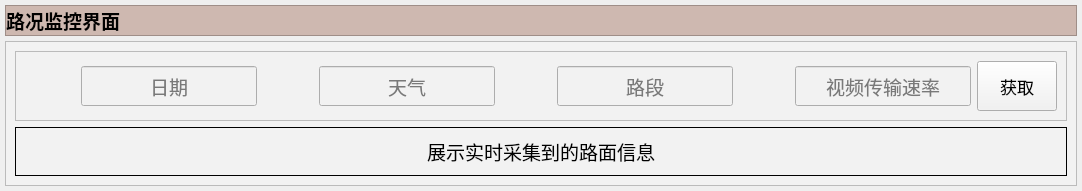
               <widget class="QWidget" name="page_RoadCondition">
                <layout class="QVBoxLayout" name="verticalLayout_8">
                 <property name="spacing">
                  <number>5</number>
                 </property>
                 <property name="leftMargin">
                  <number>5</number>
                 </property>
                 <property name="topMargin">
                  <number>5</number>
                 </property>
                 <property name="rightMargin">
                  <number>5</number>
                 </property>
                 <property name="bottomMargin">
                  <number>5</number>
                 </property>
                 <item>
                  <widget class="QFrame" name="frame_22">
                   <property name="sizePolicy">
                    <sizepolicy hsizetype="Preferred" vsizetype="Expanding">
                     <horstretch>0</horstretch>
                     <verstretch>1</verstretch>
                    </sizepolicy>
                   </property>
                   <property name="styleSheet">
                    <string notr="true">#frame_22{
	
	background-color: rgb(206, 184, 176);
}</string>
                   </property>
                   <property name="frameShape">
                    <enum>QFrame::StyledPanel</enum>
                   </property>
                   <property name="frameShadow">
                    <enum>QFrame::Raised</enum>
                   </property>
                   <layout class="QHBoxLayout" name="horizontalLayout_17">
                    <property name="spacing">
                     <number>0</number>
                    </property>
                    <property name="leftMargin">
                     <number>0</number>
                    </property>
                    <property name="topMargin">
                     <number>0</number>
                    </property>
                    <property name="rightMargin">
                     <number>0</number>
                    </property>
                    <property name="bottomMargin">
                     <number>0</number>
                    </property>
                    <item alignment="Qt::AlignLeft">
                     <widget class="QLabel" name="label_12">
                      <property name="sizePolicy">
                       <sizepolicy hsizetype="Expanding" vsizetype="Expanding">
                        <horstretch>0</horstretch>
                        <verstretch>0</verstretch>
                       </sizepolicy>
                      </property>
                      <property name="font">
                       <font>
                        <family>楷体</family>
                        <pointsize>14</pointsize>
                        <weight>75</weight>
                        <bold>true</bold>
                       </font>
                      </property>
                      <property name="text">
                       <string>路况监控界面</string>
                      </property>
                     </widget>
                    </item>
                   </layout>
                  </widget>
                 </item>
                 <item>
                  <widget class="QFrame" name="frame_23">
                   <property name="sizePolicy">
                    <sizepolicy hsizetype="Preferred" vsizetype="Expanding">
                     <horstretch>0</horstretch>
                     <verstretch>12</verstretch>
                    </sizepolicy>
                   </property>
                   <property name="styleSheet">
                    <string notr="true">background-color: rgb(242, 242, 242);</string>
                   </property>
                   <property name="frameShape">
                    <enum>QFrame::StyledPanel</enum>
                   </property>
                   <property name="frameShadow">
                    <enum>QFrame::Raised</enum>
                   </property>
                   <layout class="QVBoxLayout" name="verticalLayout_11">
                    <item>
                     <widget class="QFrame" name="frame_24">
                      <property name="sizePolicy">
                       <sizepolicy hsizetype="Preferred" vsizetype="Expanding">
                        <horstretch>0</horstretch>
                        <verstretch>1</verstretch>
                       </sizepolicy>
                      </property>
                      <property name="frameShape">
                       <enum>QFrame::StyledPanel</enum>
                      </property>
                      <property name="frameShadow">
                       <enum>QFrame::Raised</enum>
                      </property>
                      <layout class="QHBoxLayout" name="horizontalLayout_27">
                       <item>
                        <widget class="QLabel" name="label_24">
                         <property name="sizePolicy">
                          <sizepolicy hsizetype="Expanding" vsizetype="Expanding">
                           <horstretch>1</horstretch>
                           <verstretch>0</verstretch>
                          </sizepolicy>
                         </property>
                         <property name="minimumSize">
                          <size>
                           <width>50</width>
                           <height>50</height>
                          </size>
                         </property>
                         <property name="maximumSize">
                          <size>
                           <width>50</width>
                           <height>50</height>
                          </size>
                         </property>
                         <property name="styleSheet">
                          <string notr="true">border-image: url(:/image/ui_image/日期.png);</string>
                         </property>
                         <property name="text">
                          <string/>
                         </property>
                        </widget>
                       </item>
                       <item>
                        <widget class="QLineEdit" name="lineEdit_Date">
                         <property name="sizePolicy">
                          <sizepolicy hsizetype="Expanding" vsizetype="Fixed">
                           <horstretch>2</horstretch>
                           <verstretch>0</verstretch>
                          </sizepolicy>
                         </property>
                         <property name="minimumSize">
                          <size>
                           <width>0</width>
                           <height>40</height>
                          </size>
                         </property>
                         <property name="font">
                          <font>
                           <family>Times New Roman</family>
                           <pointsize>14</pointsize>
                          </font>
                         </property>
                         <property name="alignment">
                          <set>Qt::AlignCenter</set>
                         </property>
                         <property name="placeholderText">
                          <string>日期</string>
                         </property>
                        </widget>
                       </item>
                       <item>
                        <widget class="QLabel" name="label_26">
                         <property name="sizePolicy">
                          <sizepolicy hsizetype="Expanding" vsizetype="Expanding">
                           <horstretch>1</horstretch>
                           <verstretch>0</verstretch>
                          </sizepolicy>
                         </property>
                         <property name="minimumSize">
                          <size>
                           <width>50</width>
                           <height>50</height>
                          </size>
                         </property>
                         <property name="maximumSize">
                          <size>
                           <width>50</width>
                           <height>50</height>
                          </size>
                         </property>
                         <property name="styleSheet">
                          <string notr="true">border-image: url(:/image/ui_image/天气.png);</string>
                         </property>
                         <property name="text">
                          <string/>
                         </property>
                        </widget>
                       </item>
                       <item>
                        <widget class="QLineEdit" name="lineEdit_Weather">
                         <property name="sizePolicy">
                          <sizepolicy hsizetype="Expanding" vsizetype="Fixed">
                           <horstretch>2</horstretch>
                           <verstretch>0</verstretch>
                          </sizepolicy>
                         </property>
                         <property name="minimumSize">
                          <size>
                           <width>0</width>
                           <height>40</height>
                          </size>
                         </property>
                         <property name="font">
                          <font>
                           <family>Times New Roman</family>
                           <pointsize>14</pointsize>
                          </font>
                         </property>
                         <property name="alignment">
                          <set>Qt::AlignCenter</set>
                         </property>
                         <property name="placeholderText">
                          <string>天气</string>
                         </property>
                        </widget>
                       </item>
                       <item>
                        <widget class="QLabel" name="label_28">
                         <property name="sizePolicy">
                          <sizepolicy hsizetype="Expanding" vsizetype="Expanding">
                           <horstretch>1</horstretch>
                           <verstretch>0</verstretch>
                          </sizepolicy>
                         </property>
                         <property name="minimumSize">
                          <size>
                           <width>50</width>
                           <height>50</height>
                          </size>
                         </property>
                         <property name="maximumSize">
                          <size>
                           <width>50</width>
                           <height>50</height>
                          </size>
                         </property>
                         <property name="styleSheet">
                          <string notr="true">border-image: url(:/image/ui_image/路段.png);</string>
                         </property>
                         <property name="text">
                          <string/>
                         </property>
                        </widget>
                       </item>
                       <item>
                        <widget class="QLineEdit" name="lineEdit_RoadSegment">
                         <property name="sizePolicy">
                          <sizepolicy hsizetype="Expanding" vsizetype="Fixed">
                           <horstretch>2</horstretch>
                           <verstretch>0</verstretch>
                          </sizepolicy>
                         </property>
                         <property name="minimumSize">
                          <size>
                           <width>0</width>
                           <height>40</height>
                          </size>
                         </property>
                         <property name="font">
                          <font>
                           <family>Times New Roman</family>
                           <pointsize>14</pointsize>
                          </font>
                         </property>
                         <property name="alignment">
                          <set>Qt::AlignCenter</set>
                         </property>
                         <property name="placeholderText">
                          <string>路段</string>
                         </property>
                        </widget>
                       </item>
                       <item>
                        <widget class="QLabel" name="label_30">
                         <property name="sizePolicy">
                          <sizepolicy hsizetype="Expanding" vsizetype="Expanding">
                           <horstretch>1</horstretch>
                           <verstretch>0</verstretch>
                          </sizepolicy>
                         </property>
                         <property name="minimumSize">
                          <size>
                           <width>50</width>
                           <height>50</height>
                          </size>
                         </property>
                         <property name="maximumSize">
                          <size>
                           <width>50</width>
                           <height>50</height>
                          </size>
                         </property>
                         <property name="styleSheet">
                          <string notr="true">border-image: url(:/image/ui_image/传输.png);</string>
                         </property>
                         <property name="text">
                          <string/>
                         </property>
                        </widget>
                       </item>
                       <item>
                        <widget class="QLineEdit" name="lineEdit_VideoTransRates">
                         <property name="sizePolicy">
                          <sizepolicy hsizetype="Expanding" vsizetype="Fixed">
                           <horstretch>2</horstretch>
                           <verstretch>0</verstretch>
                          </sizepolicy>
                         </property>
                         <property name="minimumSize">
                          <size>
                           <width>0</width>
                           <height>40</height>
                          </size>
                         </property>
                         <property name="font">
                          <font>
                           <family>Times New Roman</family>
                           <pointsize>14</pointsize>
                          </font>
                         </property>
                         <property name="alignment">
                          <set>Qt::AlignCenter</set>
                         </property>
                         <property name="placeholderText">
                          <string>视频传输速率</string>
                         </property>
                        </widget>
                       </item>
                       <item>
                        <widget class="QPushButton" name="button_RoadVideoAcquire">
                         <property name="sizePolicy">
                          <sizepolicy hsizetype="Fixed" vsizetype="Fixed">
                           <horstretch>0</horstretch>
                           <verstretch>0</verstretch>
                          </sizepolicy>
                         </property>
                         <property name="minimumSize">
                          <size>
                           <width>60</width>
                           <height>50</height>
                          </size>
                         </property>
                         <property name="font">
                          <font>
                           <pointsize>13</pointsize>
                          </font>
                         </property>
                         <property name="text">
                          <string>获取</string>
                         </property>
                        </widget>
                       </item>
                      </layout>
                     </widget>
                    </item>
                    <item>
                     <widget class="QFrame" name="frame_30">
                      <property name="sizePolicy">
                       <sizepolicy hsizetype="Preferred" vsizetype="Expanding">
                        <horstretch>0</horstretch>
                        <verstretch>8</verstretch>
                       </sizepolicy>
                      </property>
                      <property name="styleSheet">
                       <string notr="true">#frame_30{
	border:1px solid rgb(0,0,0);
}</string>
                      </property>
                      <property name="frameShape">
                       <enum>QFrame::StyledPanel</enum>
                      </property>
                      <property name="frameShadow">
                       <enum>QFrame::Raised</enum>
                      </property>
                      <layout class="QHBoxLayout" name="horizontalLayout_28">
                       <item>
                        <widget class="QLabel" name="label_RoadConditionDisplay">
                         <property name="sizePolicy">
                          <sizepolicy hsizetype="Expanding" vsizetype="Expanding">
                           <horstretch>1</horstretch>
                           <verstretch>0</verstretch>
                          </sizepolicy>
                         </property>
                         <property name="font">
                          <font>
                           <family>方正粗黑宋简体</family>
                           <pointsize>14</pointsize>
                          </font>
                         </property>
                         <property name="text">
                          <string>展示实时采集到的路面信息</string>
                         </property>
                         <property name="alignment">
                          <set>Qt::AlignCenter</set>
                         </property>
                        </widget>
                       </item>
                      </layout>
                     </widget>
                    </item>
                   </layout>
                  </widget>
                 </item>
                </layout>
               </widget>
